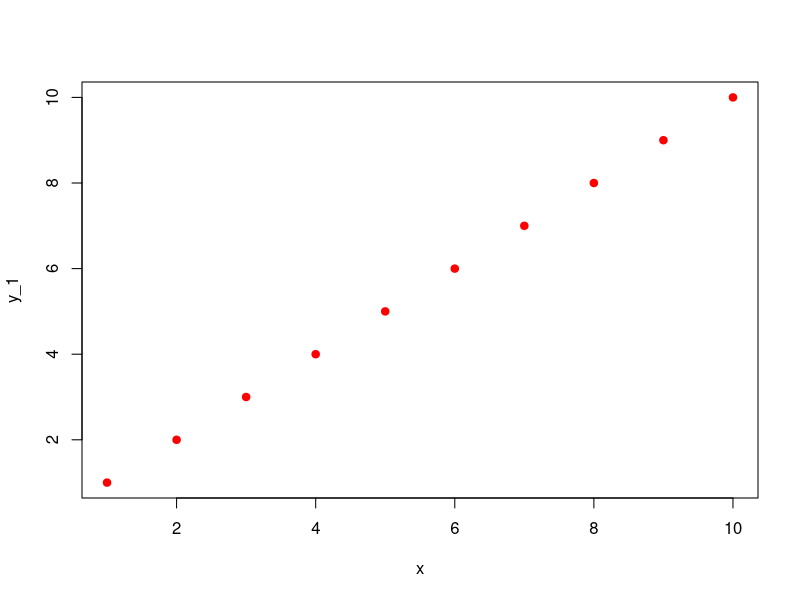
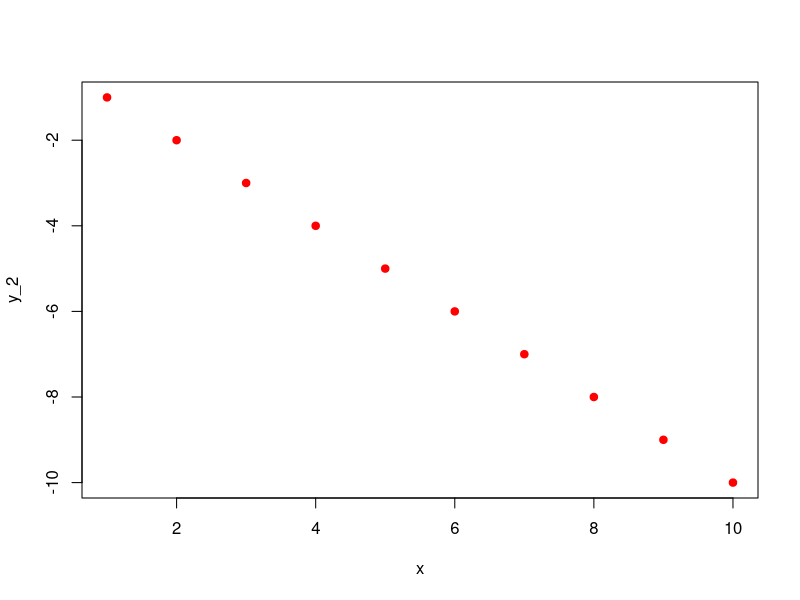
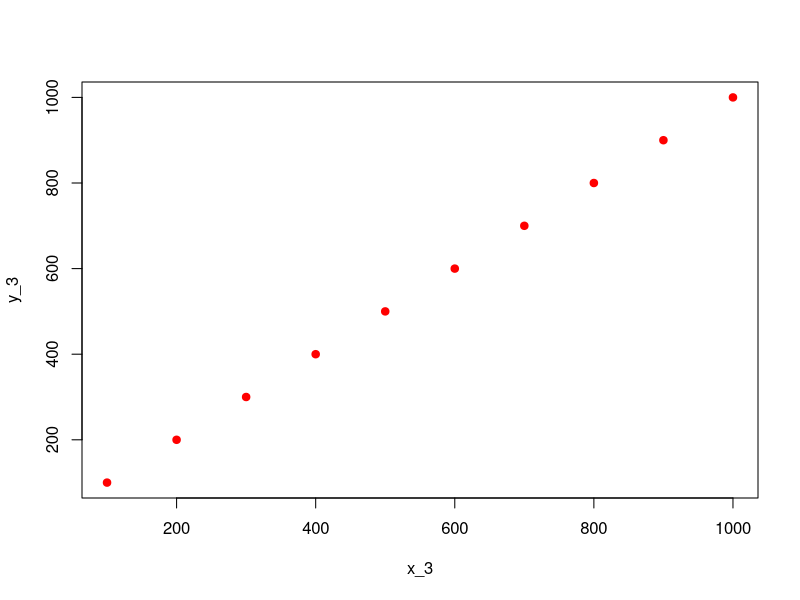
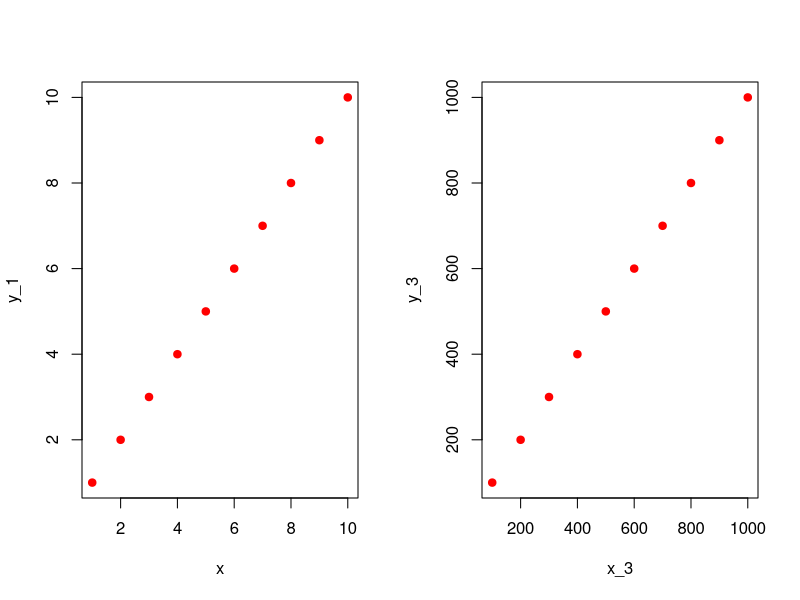
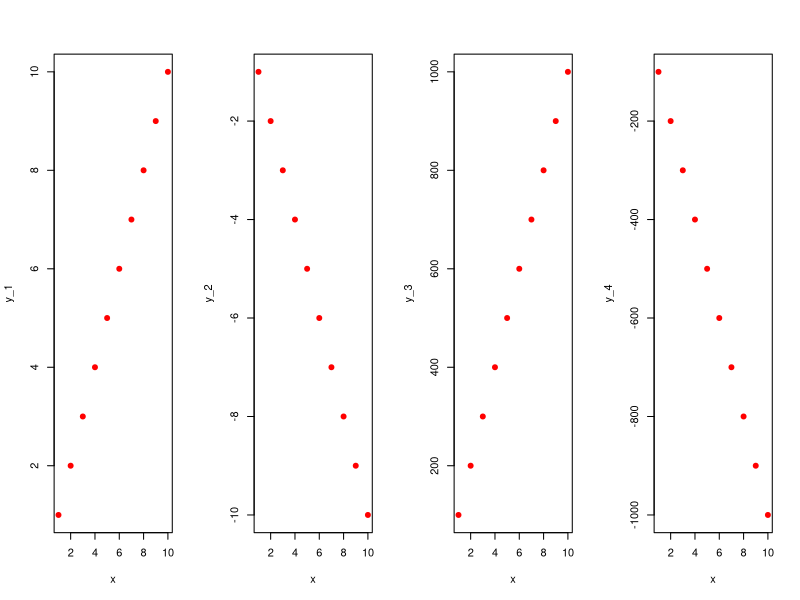

Source code (R) for these figures, in order:
## ---- chunk 1

# chunk options are R code, i.e.:
# include = FALSE is right; include = false is not
# results ='hide' is ok, results =hide is not

# include = FALSE
# the chunk is evaluated, but neither the code nor its output
# will be shown in the document

# echo  = FALSE
# chunk is evaluated , code is not shown in the output doc; chunk output is

# results = 'hide'
# chunk is evaluated, code is included in the document, output of chunk is not

# messages = FALSE does not include R messages in output document
# warnings = FALSE does not include R warnings in output document

## ---- chunk 2
knitr::opts_chunk$set(echo = TRUE)
rm(list = ls())
mirror = 'http://cran.us.r-project.org'

## ---- chunk 3
x = c(1, 2, 3, 4, 5, 6, 7, 8, 9, 10)
y_1 = x

## ---- chunk 4
library(knitr)
kable(data.frame(x = x, y = y_1), digits = 2)
plot(x, y_1, pch = 19, col = 'red')

## ---- chunk 5
cov_x_y_1 = sum((x - mean(x))*(y_1 - mean(y_1)))/(length(x) - 1)

## ---- chunk 6
cov_x_y_1_r = cov(x, y_1)
cov_x_y_1_r

## ---- chunk 7
x = c(1, 2, 3, 4, 5, 6, 7, 8, 9, 10)
y_2 = -x

kable(data.frame(x = x, y = y_2), digits = 2)
plot(x, y_2, pch = 19, col = 'red')

## ---- chunk 8
cov_x_y_2 = sum((x - mean(x))*(y_2 - mean(y_2)))/(length(x) - 1)

## ---- chunk 9
x_3 = x*100
y_3 = x_3

kable(data.frame(x = x_3, y = y_3), digits = 2)
plot(x_3, y_3, pch = 19, col = 'red')

## ---- chunk 10
par(mfrow = c(1, 2))
plot(x, y_1, pch = 19, col = 'red')
plot(x_3, y_3, pch = 19, col = 'red')

## ---- chunk 11
cov_x_y_3 = sum((x_3 - mean(x_3))*(y_3 - mean(y_3)))/(length(x_3) - 1)
cov_x_y_3
## ---- chunk 12
s_x = sqrt(sum((x - mean(x))^2)/(length(x) - 1))
s_y_1 = sqrt(sum((y_1 - mean(y_1))^2)/(length(y_1) - 1))
cov_x_y_1 = sum((x - mean(x))*(y_1 - mean(y_1)))/(length(y_1) - 1) 
r_x_y_1 = cov_x_y_1/(s_x*s_y_1)

## ---- chunk 13
s_x_3 = sqrt(sum((x_3 - mean(x_3))^2)/(length(x_3) - 1))
s_y_3 = sqrt(sum((y_3 - mean(y_3))^2)/(length(y_3) - 1))
cov_x_y_3 = sum((x_3 - mean(x_3))*(y_3 - mean(y_3)))/(length(y_3) - 1) 
r_x_y_3 = cov_x_y_3/(s_x_3*s_y_3)

## ---- chunk 14
r_x_y_3_R = cor(x_3, y_3)

## ---- chunk 15
par(mfrow = c(1, 4))
plot(x, y_1, pch = 19, col = "red")
plot(x, y_2, pch = 19, col = "red")
plot(x, y_3, pch = 19, col = "red")
y_4 = -y_3
plot(x, y_4, pch = 19, col = "red")

df = data.frame(Series = c(1, 2, 3, 4), Covariance=c(cov(x, y_1), cov(x, y_2), cov(x_3, y_3), cov(x_3, y_4)), Corrrelation=c(cor(x, y_1), cor(x, y_2), cor(x_3, y_3), cor(x_3, y_4)))

kable(df, digits = 2)
